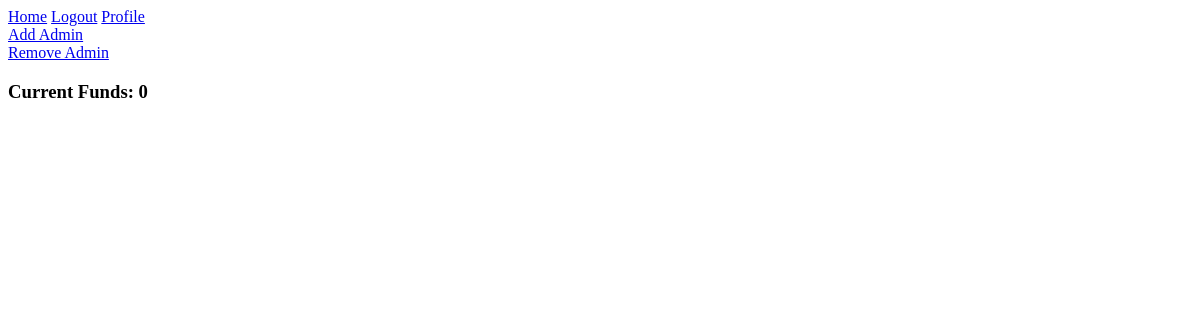
The app's page /donor/profile/1 (signed in), older data.
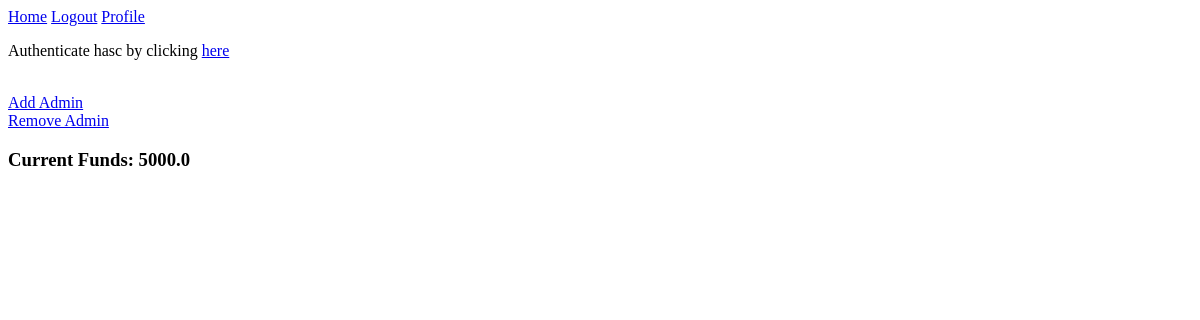
The same page, newer data.
### app/models.py (models this page shows)
class Donor(db.Model, UserMixin):
    id              = Column(Integer, primary_key=True)
    first_name      = Column(String(64), nullable=False)
    last_name       = Column(String(64), nullable=False)
    address         = Column(String(64), nullable=False)
    zip_code        = Column(String(20), nullable=False)
    phone_home      = Column(String(64))
    phone_cell      = Column(String(64), nullable=False, unique=True)
    email           = Column(String(64), nullable=False, unique=True)
    password        = Column(String(64), nullable=False)
    bank            = Column(String(64))
    account_number  = Column(String(64))
    name_on_account = Column(String(64))
    current_balance = Column(Float, default=0)
    auto_replenish  = Column(Boolean, default=False)
    daily_pledges   = Column(Float, default=0)
    admin           = Column(Boolean, default=False)
    receipts        = db.relationship('Receipt', backref='donor', lazy='dynamic')
    pledges         = db.relationship('Pledge', backref='donor', lazy='dynamic')
    donations       = db.relationship('Donation', backref='donor', lazy='dynamic')

class Charity(db.Model, UserMixin):
    id               = Column(Integer, primary_key=True, autoincrement=False, unique=True)
    charity_name     = Column(String(64), nullable=False)
    address          = Column(String(64), nullable=False)
    zip_code         = Column(String(64), nullable=False)
    phone            = Column(String(64), nullable=False)
    website          = Column(String(64))
    email            = Column(String(64), nullable=False, unique=True)
    password         = Column(String(64), nullable=False)
    contact_name     = Column(String(64))
    contact_cell     = Column(String(64), unique=True)
    contact_position = Column(String(64))
    bank             = Column(String(64), nullable=False)
    account_number   = Column(String(64), nullable=False)
    balance          = Column(Float, default=0)
    authenticated    = Column(Boolean, default=False)
    receipts         = db.relationship('Receipt', backref='charity', lazy='dynamic')
    pledges         = db.relationship('Pledge', backref='charity', lazy='dynamic')
    donations       = db.relationship('Donation', backref='charity', lazy='dynamic')

### app/donor/routes.py (the view)
@donor.route('/profile/<donor_id>', methods=('GET', 'POST'))
@login_required
def profile_page(donor_id):
    if not int(current_user.id) == int(donor_id):
        return redirect(url_for('main.home'))
    donor = Donor.query.filter_by(id=donor_id).first()
    charities_to_be_confirmed = Charity.query.filter_by(authenticated=False)
    add_funds_form = AddFunds()
    if add_funds_form.validate_on_submit():
        donor.current_balance += float(add_funds_form.amount.data)
        db.session.commit()
        flash('Funds added!')
        return redirect(url_for('donor.profile_page', donor_id=current_user.id))
    print(add_funds_form.errors)
    return render_template('profile.html',
                           donor=donor,
                           charities_to_be_confirmed=charities_to_be_confirmed,
                           add_funds_form=add_funds_form,
                           is_donor=is_donor)

### app/__init__.py (called while the page is built)
def create_app():
    app = Flask(__name__)
    app.config.from_object(Config)
    db.init_app(app)
    migrate.init_app(app,db)
    login_manager.init_app(app)
    mail.init_app(app)
    from app.models import Donor, Charity
    @login_manager.user_loader
    def load_user(user_id):
        donor = Donor.query.get(user_id)
        charity = Charity.query.get(user_id)
        if donor:
            return donor
        elif charity:
            return charity
        else:
            return None
    login_manager.login_view = 'main.login'
    from app.donor import donor
    from app.organization import organization
    from app.main import main
    app.register_blueprint(main)
    app.register_blueprint(donor)
    app.register_blueprint(organization)
    return app

### app/donor/templates/profile.html (shortened to what this page needs)
{% extends 'partials/base.html' %}
{% block content %}
    {% if current_user.admin == True %}
        {% for charity in charities_to_be_confirmed %}
            <p>Authenticate {{ charity.charity_name }} by clicking <a href="{{ url_for('organization.authenticate', charity_id=charity.id) }}">here</a></p>
        {% endfor %}
    {% endif %}
    <br/>
    {% if current_user.id == 1 %}
        <a href="{{ url_for('donor.add_admin') }}">Add Admin</a><br/>
        <a href="{{ url_for('donor.remove_admin') }}">Remove Admin</a><br/>
    {% endif %}
    <h3>Current Funds: {{ current_user.current_balance }}</h3>
{% endblock content %}

### app/main/templates/partials/base.html (shortened to what this page needs)
<!DOCTYPE html>
<html lang="en">
<head>
</head>
<body>
    <a href="{{ url_for('main.home') }}">Home</a>
    {% if current_user.is_authenticated %}
        <a href="{{ url_for('main.logout') }}">Logout</a>
        <a href="{{ url_for('donor.profile_page', donor_id=current_user.id) }}">Profile</a>
    {% else %}
        <a href="{{ url_for('main.login') }}">Login</a>
        <a href="{{ url_for('main.signup') }}">Sign Up</a>
    {% endif %}
    {% block content %}{% endblock content %}
</body>
</html>

Row changes from the older to the newer data that the page shows:
added Charity: charity_name "hasc"
changed Donor: current_balance "0" → "5000.0"
